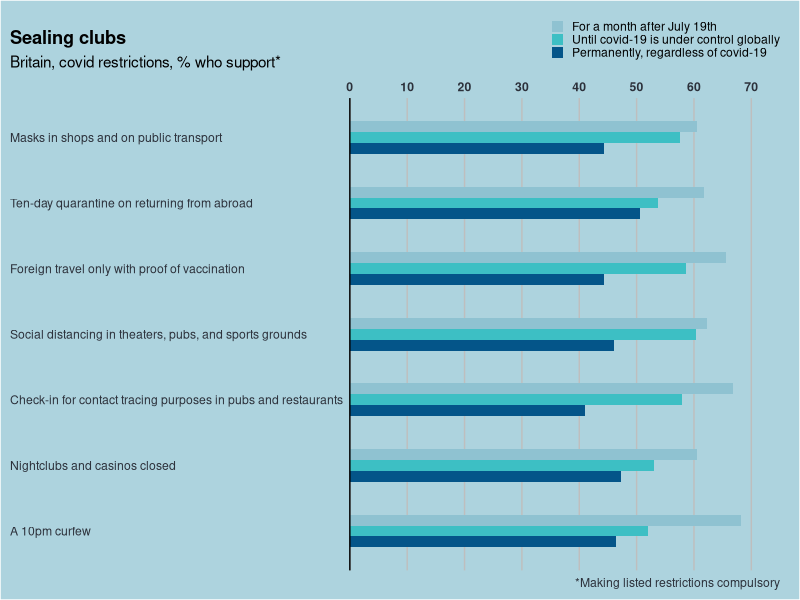

Source code (R):
## ---- chunk 1

knitr::opts_chunk$set(
  echo = TRUE,
  comment = "",
  fig.pos = "",
  warning = FALSE,
  tidy = TRUE,
  fig.align = "center",
  highlight = TRUE
)

library(tidyverse)
library(rlang)
## ---- chunk 2
data <- tibble(
  question = factor(
    rep(1:7, each = 3),
    labels =
      c(
        "Masks in shops and on public transport",
        "Ten-day quarantine on returning from abroad",
        "Foreign travel only with proof of vaccination",
        "Social distancing in theaters, pubs, and sports grounds",
        "Check-in for contact tracing purposes in pubs and restaurants",
        "Nightclubs and casinos closed",
        "A 10pm curfew"
      )
  )
  ,
  opinion = factor(
    rep(1:3, times = 7),
    labels = c(
      "For a month after July 19th",
      "Until covid-19 is under control globally",
      "Permanently, regardless of covid-19"
    )
  ),
  value = c(replicate(7, c(60, 50, 40) + rnorm(
    3, mean = 5, sd = 2.5
  )))
)

## ---- chunk 3
library(ggplot2)
library(forcats)

breaks <- seq(0, 70, by = 10)
ggplot(data, aes(
  x = fct_rev(question),
  y = value,
  fill = fct_rev(opinion)
)) +
  geom_col(position = "dodge", width = .5) +
  discrete_scale(aesthetics = "fill", scale_name = "economist", palette = function(x) rev(c("#8FC2D1", "#3DBFC4", "#045589")), expand = expansion(mult = c(0, 0))) +
  scale_y_continuous(
    expand = expansion(mult = c(0, 0)),
    breaks = breaks,
    labels = breaks,
    limits = c(0, 75),
    position = "right"
  ) +
  coord_flip() +
  labs(
    caption = c("Source: Ipsos Mori", "*Making listed restrictions compulsory"),
    title = "Sealing clubs",
    subtitle = "Britain, covid restrictions, % who support*",
    fill = NULL,
    x = NULL,
    y = NULL
  ) +
  guides(fill = guide_legend(override.aes = list(stroke = "#ADD3DE"), reverse = TRUE)) +
  theme(
    axis.line.y = element_line(color = "black", size = .5),
    axis.ticks = element_blank(),
    axis.text.x = element_text(face = "bold", color = "#2C313B"),
    axis.text.y = element_text(hjust = 0, color = "#2C313B"),
    legend.background = element_rect(fill = "#ADD3DE"),
    legend.direction = "vertical",
    legend.position = c(1, 1.1),
    legend.justification = c(1, 0.2),
    legend.margin = margin(),
    legend.key = element_rect(fill = "#ADD3DE"),
    legend.key.width = unit(.65, "lines"),
    legend.key.height = unit(.65, "lines"),
    panel.background = element_rect("#ADD3DE"),
    plot.background = element_rect(fill = "#ADD3DE"),
    panel.grid = element_line(color = "grey", size = .5),
    panel.grid.minor.x = element_blank(),
    panel.grid.major.y = element_blank(),
    plot.margin = unit(c(1.5, 1, 0.5, 0.5), "lines"),
    plot.caption = element_text(hjust = c(-1.55,1), color = "#2C313B"),
    plot.subtitle = element_text(vjust = 1),
    plot.title = element_text(vjust = 1, face = "bold"),
    plot.title.position = "plot"
  )
